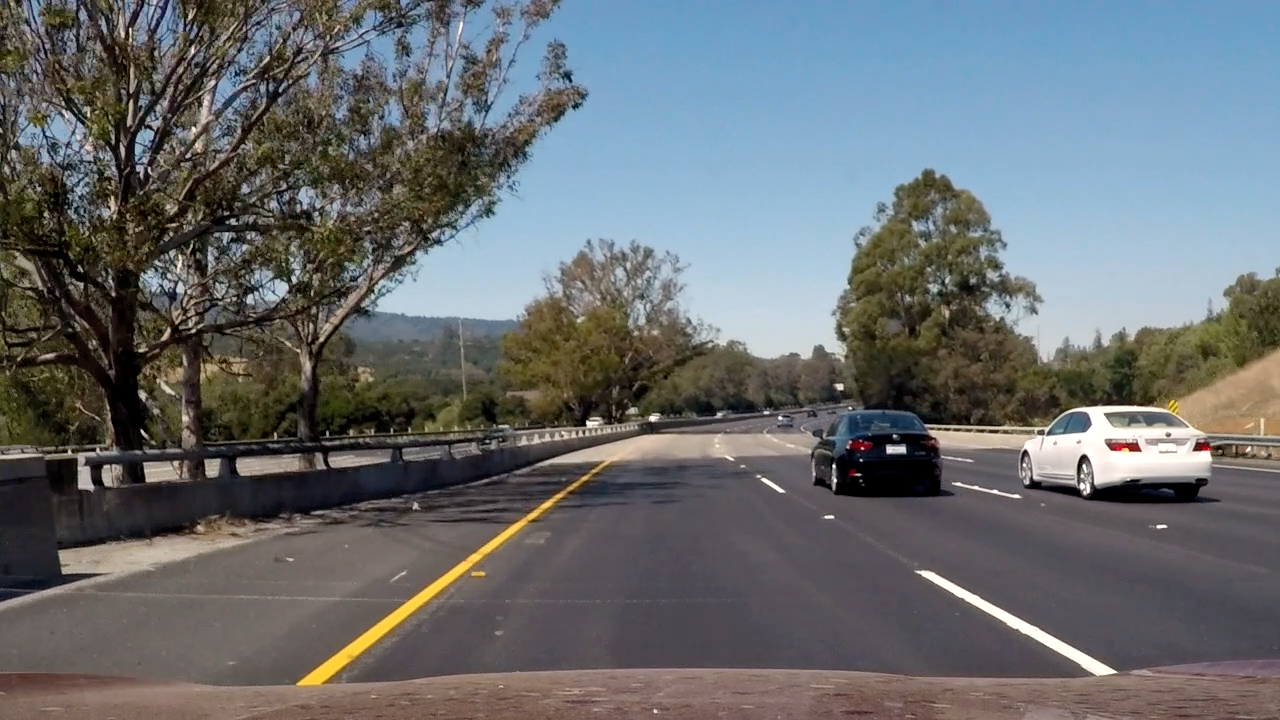
#> input picture test_images/challenge.png, 1280 x 720 px, given in place of solidWhiteRight.jpg, which was not available
$ jupyter execute --allow-errors P1.ipynb   (shell and % lines are left out)   (text cells are left out)
#> lines starting #> are read from the running program, lines starting #| are printed output that depends on the picture; after the words box and inside, x2 and y2 are one past the last pixel; in counts of white or black regions, pixels touching at a corner belong together; pictures that were not available may be replaced by others from this repository, and a replacement may not be noted
[cell 1]
#importing some useful packages
import matplotlib.pyplot as plt
import matplotlib.image as mpimg
import numpy as np
import cv2

[cell 2]
#reading in an image
image = mpimg.imread('test_images/solidWhiteRight.jpg')
#> image is the input picture: shape (720, 1280, 4) float32; mean R, G, B, A 0.41, 0.427, 0.437, 1
#printing out some stats and plotting
print('This image is:', type(image), 'with dimesions:', image.shape)
#| This image is: <class 'numpy.ndarray'> with dimesions: (720, 1280, 4)
plt.imshow(image)  #call as plt.imshow(gray, cmap='gray') to show a grayscaled image

[cell 3]
class Smooth:
    def __init__(self, windowsize=10):
        self.window_size = windowsize
        self.data = np.zeros((self.window_size, 2, 4), dtype=np.float32)
        self.index = 0

    def __iadd__(self, x):
        if self.index == 0:
            self.data[:] = x
        self.data[self.index % self.window_size] = x
        self.index += 1
        return self

[cell 4]
import math

def grayscale(img):
    """Applies the Grayscale transform
    This will return an image with only one color channel
    but NOTE: to see the returned image as grayscale
    you should call plt.imshow(gray, cmap='gray')"""
    return cv2.cvtColor(img, cv2.COLOR_BGR2GRAY)

def canny(img, low_threshold, high_threshold):
    """Applies the Canny transform"""
    return cv2.Canny(img, low_threshold, high_threshold)

def gaussian_noise(img, kernel_size):
    """Applies a Gaussian Noise kernel"""
    return cv2.GaussianBlur(img, (kernel_size, kernel_size), 0)

def region_of_interest(img, vertices):
    """
    Applies an image mask.

    Only keeps the region of the image defined by the polygon
    formed from `vertices`. The rest of the image is set to black.
    """
    #defining a blank mask to start with
    mask = np.zeros_like(img)

    #defining a 3 channel or 1 channel color to fill the mask with depending on the input image
    if len(img.shape) > 2:
        channel_count = img.shape[2]  # i.e. 3 or 4 depending on your image
        ignore_mask_color = (255,) * channel_count
    else:
        ignore_mask_color = 255

    #filling pixels inside the polygon defined by "vertices" with the fill color
    cv2.fillPoly(mask, vertices, ignore_mask_color)

    #returning the image only where mask pixels are nonzero
    masked_image = cv2.bitwise_and(img, mask)
    return masked_image


def draw_lines(img, lines, color=[255, 0, 0], thickness=2):
    """
    Draws `lines` with `color` and `thickness`.

    Lines are drawn on the image inplace (mutates the image).
    """
    for line in lines:
        for x1,y1,x2,y2 in line:
            cv2.line(img, (x1, y1), (x2, y2), color, thickness)

def hough_lines(img, rho, theta, threshold, min_line_len, max_line_gap):
    global a
    """
    `img` should be the output of a Canny transform.

    Returns an image with hough lines drawn.
    """
    lines = cv2.HoughLinesP(img, rho, theta, threshold, np.array([]), minLineLength=min_line_len, maxLineGap=max_line_gap)
    line_img = np.zeros([img.shape[0], img.shape[1], 3], dtype=np.uint8)
    lines2 = []
    try:
        for line in lines:
            for x1,y1,x2,y2 in line:
                if abs(y1-y2) < 10:
                    continue
                k = float(y2-y1)/(x2-x1)
                if y1 > y2:
                    extend = int(x2 + (height-y2)/k)
                    lines2.append([x2-x1, y2, k, extend])
                elif y1 < y2:
                    extend = int(x1 + (height-y1)/k)
                    lines2.append([x2-x1, y1, k, extend])

        lines2 = np.array(lines2)
        lines3 = []
        for side in [lines2[lines2[:,2]<0], lines2[lines2[:,2]>0]]:
            h2 = side[:, 1].min()
            side[:,0] /= side[:,0].min()
            k1 = np.average(side[:,2], weights=side[:,0])
            x1 = np.average(side[:,3], weights=side[:,0])
            lines3.append([int(x1), height, int(x1-(height-h2)/k1), int(h2)])

        a += np.array(lines3)
    except:
        pass
    lines4 = a.data.mean(axis=0)
    draw_lines(line_img, [lines4], thickness=20)
    return line_img

# Python 3 has support for cool math symbols.

def weighted_img(img, initial_img, a=0.8, b=1., c=0.):
    """
    `img` is the output of the hough_lines(), An image with lines drawn on it.
    Should be a blank image (all black) with lines drawn on it.

    `initial_img` should be the image before any processing.

    The result image is computed as follows:

    initial_img * α + img * β + λ
    NOTE: initial_img and img must be the same shape!
    """
    return cv2.addWeighted(initial_img, a, img, b, c)

[cell 5]
import os
os.listdir("test_images/")

[cell 6]
# Import everything needed to edit/save/watch video clips
from moviepy.editor import VideoFileClip
from IPython.display import HTML

[cell 7]
def process_image(image):
    # TODO: put your pipeline here,
    # you should return the final output (image with lines are drawn on lanes)
    global height, width
    height = image.shape[0]
    width = image.shape[1]
    interest = np.array([[0, height], [width*3/8, height*5/8], [width*5/8, height*5/8], [width, height]], np.int32)

    hsv = cv2.cvtColor(image, cv2.COLOR_RGB2HSV)
    yellow = cv2.inRange(hsv, (20, 80, 80), (25, 255, 255))
    white = cv2.inRange(hsv, (0, 0, 180), (255, 25, 255))
    gray = cv2.bitwise_or(yellow, white)
    edges = canny(gray, 64, 192)
    roi = region_of_interest(edges, [interest])
    out = hough_lines(roi, 1, np.pi/180, 32, 1, 200)
    result = weighted_img(image, out, 0.9, 0.9)
    return result

[cell 8]
a = Smooth()
image = cv2.imread('test_images/solidYellowCurve.jpg')
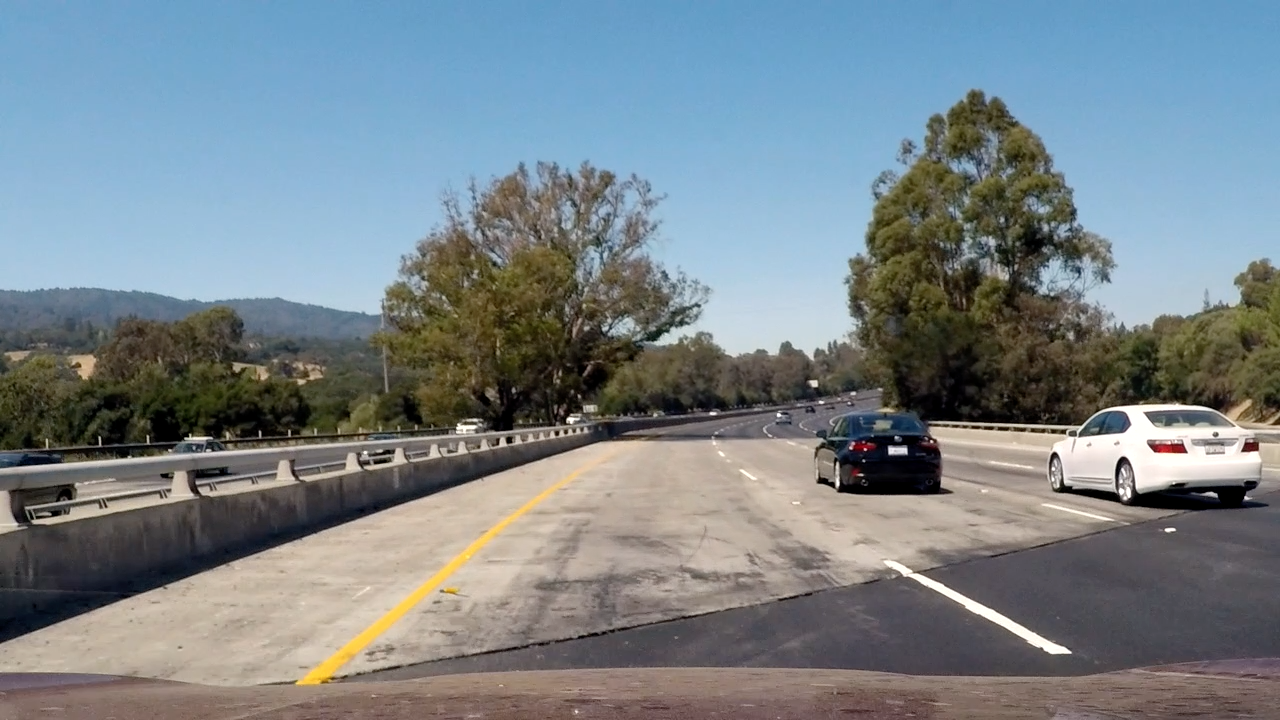
#> input picture test_images/challenge2.png, 1280 x 720 px, given in place of solidYellowCurve.jpg, which was not available
#> image is the input picture: shape (720, 1280, 3); mean B, G, R 137.1, 131.5, 120.8
# image = cv2.imread('test_images/solidWhiteCurve.jpg')
# image = cv2.imread('test_images/challenge.png')
image = cv2.cvtColor(image, cv2.COLOR_BGR2RGB)
height = image.shape[0]
#> height = 720
width = image.shape[1]
#> width = 1280
interest = np.array([[0, height], [width*3/8, height*5/8], [width*5/8, height*5/8], [width, height]], np.int32)

hsv = cv2.cvtColor(image, cv2.COLOR_RGB2HSV)
#> hsv: shape (720, 1280, 3); mean H, S, V 67.1, 71.2, 149.6
yellow = cv2.inRange(hsv, (20, 80, 80), (25, 255, 255))
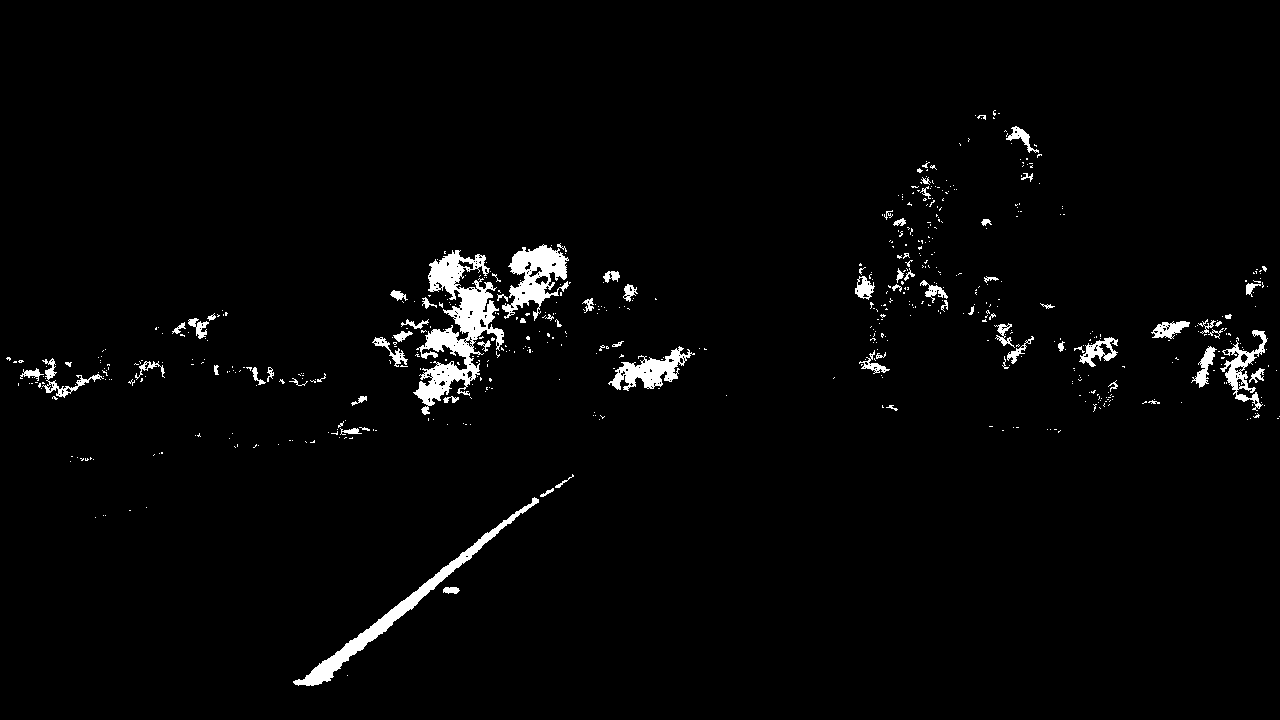
#> yellow: shape (720, 1280); 2.4% white; 606 white regions (528 under 20 px), largest, box (x1, y1, x2, y2) and area: (413, 250, 504, 415) 5495, (293, 497, 539, 686) 3055, (502, 244, 569, 321) 2368
white = cv2.inRange(hsv, (0, 0, 180), (255, 25, 255))
#> white: shape (720, 1280); 2.2% white; 423 white regions (377 under 20 px), largest, box (x1, y1, x2, y2) and area: (1047, 404, 1261, 491) 9813, (654, 320, 856, 360) 3235, (884, 561, 1072, 654) 1756
gray = cv2.bitwise_or(yellow, white)
#> gray: shape (720, 1280); 4.6% white; 1028 white regions (904 under 20 px), largest, box (x1, y1, x2, y2) and area: (1047, 404, 1261, 491) 9813, (413, 250, 504, 415) 5495, (654, 320, 856, 360) 3235
edges = canny(gray, 64, 192)
#> in canny, `return cv2.Canny(img, low_threshold, high_threshold)`: returned value: shape (720, 1280); 2% white in thin lines or dots, all inside (x1, y1, x2, y2) = (0, 109, 1280, 713)
roi = region_of_interest(edges, [interest])
#> in region_of_interest, `cv2.fillPoly(mask, vertices, ignore_mask_color)`: mask: shape (720, 1280); 23.5% white; 1 white region, box (x1, y1, x2, y2) and area: (1, 450, 1280, 720) 216210
#> in region_of_interest, `masked_image = cv2.bitwise_and(img, mask)`: masked_image: shape (720, 1280); 0.19% white in thin lines or dots, all inside (x1, y1, x2, y2) = (293, 451, 1072, 713)
roi2 = region_of_interest(gray, [interest])
#> in region_of_interest (call 2), `masked_image = cv2.bitwise_and(img, mask)`:
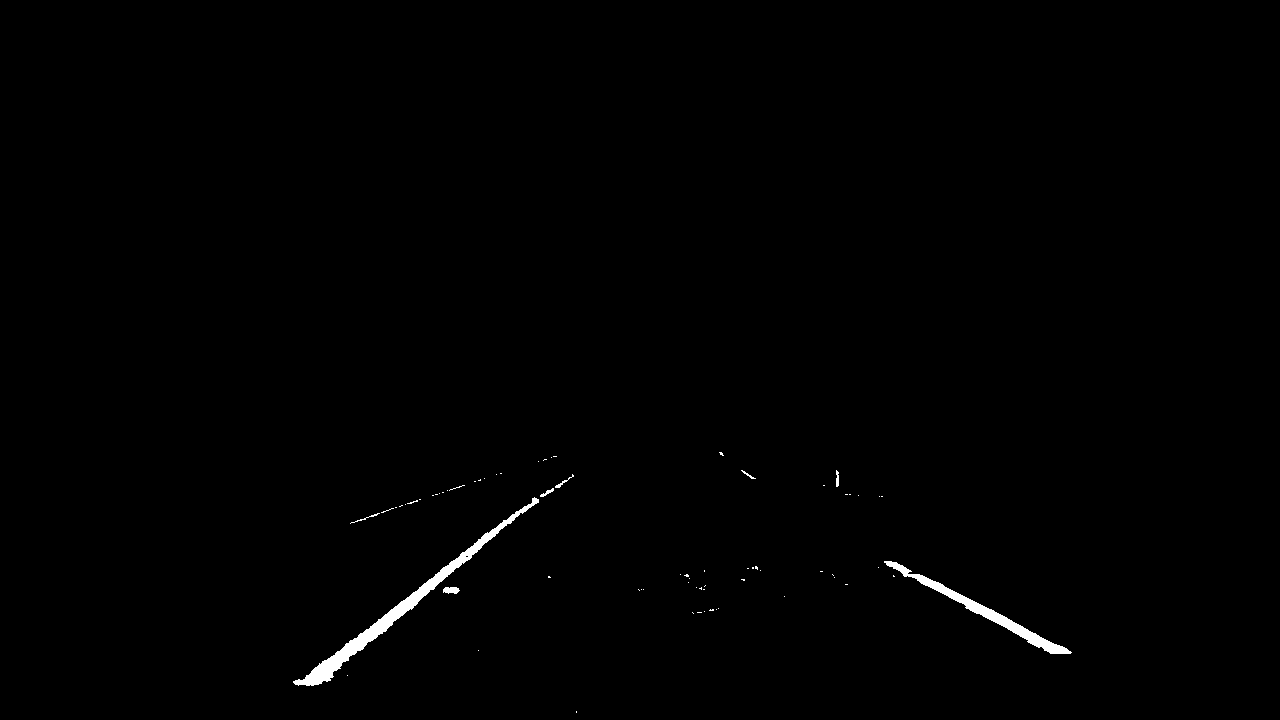
#> masked_image: shape (720, 1280); 0.58% white; 70 white regions (62 under 20 px), largest, box (x1, y1, x2, y2) and area: (293, 497, 539, 686) 3055, (884, 561, 1072, 654) 1756, (443, 587, 460, 594) 93
lines = hough_lines(roi2, 1, np.pi/180, 32, 1, 200)
#> in hough_lines, `lines = cv2.HoughLinesP(img, rho, theta, threshold, np.array([]), minL..`: lines = 28 rows, first 6: [297, 684, 541, 494], [308, 685, 549, 490], [306, 685, 543, 493], [311, 684, 562, 481], [885, 561, 1070, 651], [903, 574, 1065, 653]
#> the loop in hough_lines, `for line in lines:` made 28 passes
#> line on passes 1 to 12: [[297, 684, 541, 494]], [[308, 685, 549, 490]], [[306, 685, 543, 493]], [[311, 684, 562, 481]], [[885, 561, 1070, 651]], [[903, 574, 1065, 653]], [[295, 684, 534, 498]], [[312, 685, 572, 474]], [[887, 565, 1068, 653]], [[884, 562, 1070, 653]], [[315, 684, 573, 475]], [[887, 561, 1066, 648]]
#> after the loop in hough_lines, `for line in lines:`: lines2 = 28 items, first 6: [244, 494, -0.779, 250], [241, 490, -0.809, 264], [237, 493, -0.81, 262], [251, 481, -0.809, 266], [185, 561, 0.486, 1211], [162, 574, 0.488, 1202]
#> in hough_lines, `lines2 = np.array(lines2)`: lines2 = 28 rows, first 6: [244, 494, -0.779, 250], [241, 490, -0.809, 264], [237, 493, -0.81, 262], [251, 481, -0.809, 266], [185, 561, 0.486, 1211], [162, 574, 0.488, 1202]
#> the loop in hough_lines, `for side in [lines2[lines2[:,2]<0], lines2[lines2[:,2]>0]]:` made 2 passes
#> (h2, k1, x1) on passes 1 to 2: (456, -0.769, 228), (561, 0.487, 1205.3)
#> after the loop in hough_lines, `for side in [lines2[lines2[:,2]<0], lines2[lines2[:,2]>0]]:`: lines3 = [[227, 720, 571, 456], [1205, 720, 878, 561]]
#> the loop in draw_lines, `for line in lines:` made 1 pass
#> line on pass 1: [[227, 720, 571, 456], [1205, 720, 878, 561]]
result = weighted_img(image, lines, 0.9, 0.9)
#> in weighted_img, `return cv2.addWeighted(initial_img, a, img, b, c)`:
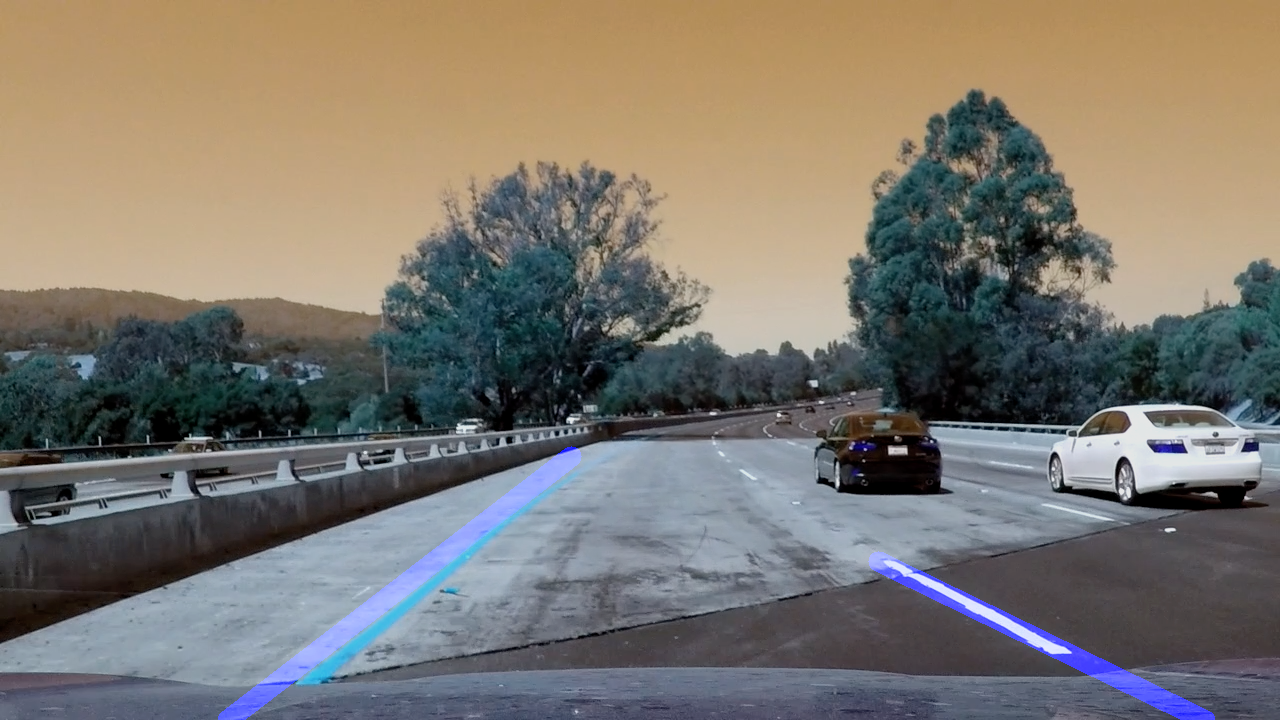
#> returned value: shape (720, 1280, 3); mean of channels 0, 1, 2 110.5, 118.3, 123.4; drawn as B, G, R

def showimg(subplace, title, _img):
    plt.subplot(*subplace)
    plt.title(title)
    if len(_img.shape) == 3:
        plt.imshow(_img)
    else:
        plt.imshow(_img, cmap='gray')

plt.figure(figsize=[16, 9])
for i, imgname in enumerate(['image', 'yellow', 'white', 'gray', 'edges', 'roi', 'roi2', 'lines', 'result']):
    showimg((3, 3, i+1), imgname, eval(imgname))

[cell 9]
a = Smooth(windowsize=5)
white_output = 'white.mp4'
#> (the rest of this cell did not finish here and is left out)

[cell 10]
HTML("""
<video width="480" height="270" controls>
  <source src="{0}">
</video>
""".format(white_output))

[cell 11]
a = Smooth(windowsize=5)
yellow_output = 'yellow.mp4'
#> (the rest of this cell did not finish here and is left out)

[cell 12]
HTML("""
<video width="480" height="270" controls>
  <source src="{0}">
</video>
""".format(yellow_output))

[cell 13]
a = Smooth(windowsize=5)
